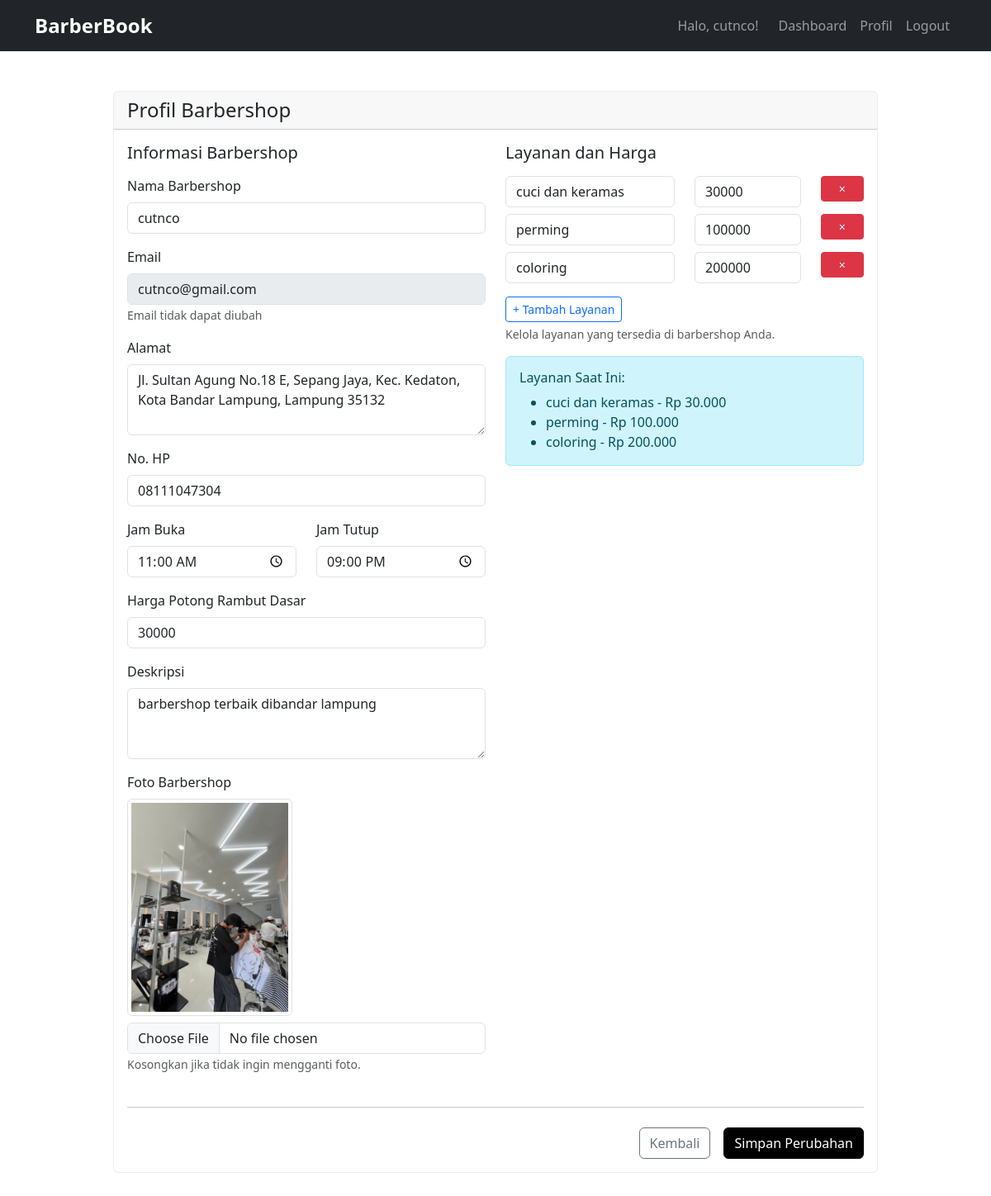
The page /barbershop_profile.php (signed in) on the database its author committed.
### tables this page shows
CREATE TABLE `barbershops` (
  `id` int NOT NULL,
  `nama_barbershop` varchar(100) NOT NULL,
  `email` varchar(100) NOT NULL,
  `password` varchar(255) NOT NULL,
  `alamat` text NOT NULL,
  `no_hp` varchar(15) DEFAULT NULL,
  `jam_buka` time DEFAULT '08:00:00',
  `jam_tutup` time DEFAULT '21:00:00',
  `harga_potong` int DEFAULT '25000',
  `deskripsi` text,
  `photo_path` varchar(255) DEFAULT NULL,
  `foto` varchar(255) DEFAULT NULL,
  `status` enum('aktif','nonaktif') DEFAULT 'aktif',
  `created_at` timestamp NULL DEFAULT CURRENT_TIMESTAMP
);

CREATE TABLE `layanan_barbershop` (
  `id` int NOT NULL,
  `barbershop_id` int NOT NULL,
  `nama_layanan` varchar(100) NOT NULL,
  `harga` int NOT NULL
);

### barbershop_profile.php (the view, shortened to what this page needs)
<?php
require_once 'database.php';
$stmt = $pdo->prepare("SELECT * FROM barbershops WHERE id = ?");
$stmt->execute([$_SESSION['barbershop_id']]);
$barbershop = $stmt->fetch();
$stmt = $pdo->prepare("SELECT * FROM layanan_barbershop WHERE barbershop_id = ? ORDER BY id ASC");
$stmt->execute([$_SESSION['barbershop_id']]);
$existing_layanan = $stmt->fetchAll(PDO::FETCH_ASSOC);
$layanan_list = [];
if (isset($_POST['layanan_id']) && is_array($_POST['layanan_id'])) {
    foreach ($_POST['layanan_id'] as $index => $layanan_id) {
        $nama_layanan = $_POST['nama_layanan'][$index] ?? '';
        $harga_layanan = $_POST['harga_layanan'][$index] ?? '';
        if (!empty($nama_layanan) && !empty($harga_layanan)) {
            $layanan_list[] = [
                'id' => $layanan_id,
                'nama' => $nama_layanan,
                'harga' => $harga_layanan
            ];
        }
    }
} else {
    foreach ($existing_layanan as $layanan) {
        $layanan_list[] = [
            'id' => $layanan['id'],
            'nama' => $layanan['nama_layanan'],
            'harga' => $layanan['harga']
        ];
    }
}
?>
<!DOCTYPE html>
<html lang="id">
<head>
    <link href="https://cdn.jsdelivr.net/npm/bootstrap@5.3.0/dist/css/bootstrap.min.css" rel="stylesheet">
    <link rel="stylesheet" href="style.css">
</head>
<body>
    <nav class="navbar navbar-expand-lg navbar-dark bg-dark">
        <div class="container">
            <a class="navbar-brand fw-bold" href="index.php">BarberBook</a>
            <div class="navbar-nav ms-auto">
                <span class="navbar-text me-3">Halo, <?= htmlspecialchars($_SESSION['barbershop_name']) ?>!</span>
                <a class="nav-link" href="barbershop_dashboard.php">Dashboard</a>
                <a class="nav-link" href="barbershop_profile.php">Profil</a>
                <a class="nav-link" href="logout.php">Logout</a>
            </div>
        </div>
    </nav>
    <div class="container my-5">
        <div class="row justify-content-center">
            <div class="col-md-10">
                <div class="card">
                    <div class="card-header">
                        <h4 class="mb-0">Profil Barbershop</h4>
                    </div>
                    <div class="card-body">
                        <form method="POST" enctype="multipart/form-data">
                            <div class="row">
                                <div class="col-md-6">
                                    <h5 class="mb-3">Informasi Barbershop</h5>
                                    <div class="mb-3">
                                        <label class="form-label">Nama Barbershop</label>
                                        <input type="text" name="nama_barbershop" class="form-control"
                                               value="<?= htmlspecialchars($barbershop['nama_barbershop']) ?>" required>
                                    </div>
                                    <div class="mb-3">
                                        <label class="form-label">Email</label>
                                        <input type="email" class="form-control"
                                               value="<?= htmlspecialchars($barbershop['email']) ?>" disabled>
                                        <small class="text-muted">Email tidak dapat diubah</small>
                                    </div>
                                    <div class="mb-3">
                                        <label class="form-label">Alamat</label>
                                        <textarea name="alamat" class="form-control" rows="3" required><?= htmlspecialchars($barbershop['alamat']) ?></textarea>
                                    </div>
                                    <div class="mb-3">
                                        <label class="form-label">No. HP</label>
                                        <input type="text" name="no_hp" class="form-control"
                                               value="<?= htmlspecialchars($barbershop['no_hp']) ?>">
                                    </div>
                                    <div class="row">
                                        <div class="col-md-6 mb-3">
                                            <label class="form-label">Jam Buka</label>
                                            <input type="time" name="jam_buka" class="form-control"
                                                   value="<?= $barbershop['jam_buka'] ?>" required>
                                        </div>
                                        <div class="col-md-6 mb-3">
                                            <label class="form-label">Jam Tutup</label>
                                            <input type="time" name="jam_tutup" class="form-control"
                                                   value="<?= $barbershop['jam_tutup'] ?>" required>
                                        </div>
                                    </div>
                                    <div class="mb-3">
                                        <label class="form-label">Harga Potong Rambut Dasar</label>
                                        <input type="number" name="harga_potong" class="form-control"
                                               value="<?= $barbershop['harga_potong'] ?>" required>
                                    </div>
                                    <div class="mb-3">
                                        <label class="form-label">Deskripsi</label>
                                        <textarea name="deskripsi" class="form-control" rows="3"><?= htmlspecialchars($barbershop['deskripsi']) ?></textarea>
                                    </div>
                                    <div class="mb-3">
                                        <label class="form-label">Foto Barbershop</label><br>
                                        <?php if (!empty($barbershop['photo_path']) && file_exists($barbershop['photo_path'])): ?>
                                            <img src="<?= $barbershop['photo_path'] ?>" alt="Foto Barbershop" class="img-thumbnail mb-2" width="200">
                                        <?php else: ?>
                                            <p class="text-muted">Belum ada foto.</p>
                                        <?php endif; ?>
                                        <input type="file" name="foto_barbershop" class="form-control" accept="image/*">
                                        <small class="text-muted">Kosongkan jika tidak ingin mengganti foto.</small>
                                    </div>
                                </div>
                                <div class="col-md-6">
                                    <h5 class="mb-3">Layanan dan Harga</h5>
                                    <div class="mb-3">
                                        <?php foreach ($layanan_list as $index => $layanan): ?>
                                            <div class="row mb-2">
                                                <div class="col-6">
                                                    <input type="text" name="nama_layanan[]" class="form-control"
                                                           placeholder="Nama Layanan" value="<?= htmlspecialchars($layanan['nama']) ?>">
                                                </div>
                                                <div class="col-4">
                                                    <input type="number" name="harga_layanan[]" class="form-control"
                                                           placeholder="Harga (Rp)" value="<?= htmlspecialchars($layanan['harga']) ?>">
                                                </div>
                                                <div class="col-2">
                                                    <button type="submit" name="action" value="remove_layanan" class="btn btn-danger btn-sm w-100">
                                                        ×
                                                    </button>
                                                </div>
                                            </div>
                                        <?php endforeach; ?>
                                        <button type="submit" name="action" value="add_layanan" class="btn btn-outline-primary btn-sm mt-2">
                                            + Tambah Layanan
                                        </button>
                                        <div class="form-text">Kelola layanan yang tersedia di barbershop Anda.</div>
                                    </div>
                                    <?php if (!empty($existing_layanan)): ?>
                                        <div class="alert alert-info">
                                            <h6>Layanan Saat Ini:</h6>
                                            <ul class="mb-0">
                                                <?php foreach ($existing_layanan as $layanan): ?>
                                                    <li><?= htmlspecialchars($layanan['nama_layanan']) ?> - Rp <?= number_format($layanan['harga'], 0, ',', '.') ?></li>
                                                <?php endforeach; ?>
                                            </ul>
                                        </div>
                                    <?php endif; ?>
                                </div>
                            </div>
                            <hr class="my-4">
                            <div class="d-grid gap-2 d-md-flex justify-content-md-end">
                                <a href="barbershop_dashboard.php" class="btn btn-outline-secondary me-md-2">Kembali</a>
                                <button type="submit" name="action" value="update_profile" class="btn btn-dark">Simpan Perubahan</button>
                            </div>
                        </form>
                    </div>
                </div>
            </div>
        </div>
    </div>
</body>
</html>

### style.css (style rules this page uses)
:root { --primary-color: #000000; --secondary-color: #ffffff; --accent-color: #f8f9fa; --text-dark: #212529; --text-muted: #6c757d; }
body { font-family: 'Segoe UI', Tahoma, Geneva, Verdana, sans-serif; background-color: var(--secondary-color); color: var(--text-dark); }
.card { transition: transform 0.2s ease-in-out; border: 1px solid #e9ecef; background-color: #fff; }
.btn-dark { background-color: var(--primary-color); border-color: var(--primary-color); color: var(--secondary-color); }
.navbar-brand { font-size: 1.5rem; }

### rows shown on the page
barbershops: nama_barbershop "cutnco", email "cutnco@gmail.com", alamat "Jl. Sultan Agung No.18 E, Sepang Jaya, Kec. Kedaton, Kota Bandar Lampung, Lampung 35132", no_hp "08111047304", jam_buka "11:00:00", jam_tutup "21:00:00", harga_potong "30000", deskripsi "barbershop terbaik dibandar lampung", photo_path (picture)
layanan_barbershop: nama_layanan "cuci dan keramas", harga "30000", harga "30.000"
layanan_barbershop: nama_layanan "perming", harga "100000", harga "100.000"
layanan_barbershop: nama_layanan "coloring", harga "200000", harga "200.000"

### other values the page prints
$_SESSION['barbershop_name'] "cutnco"
